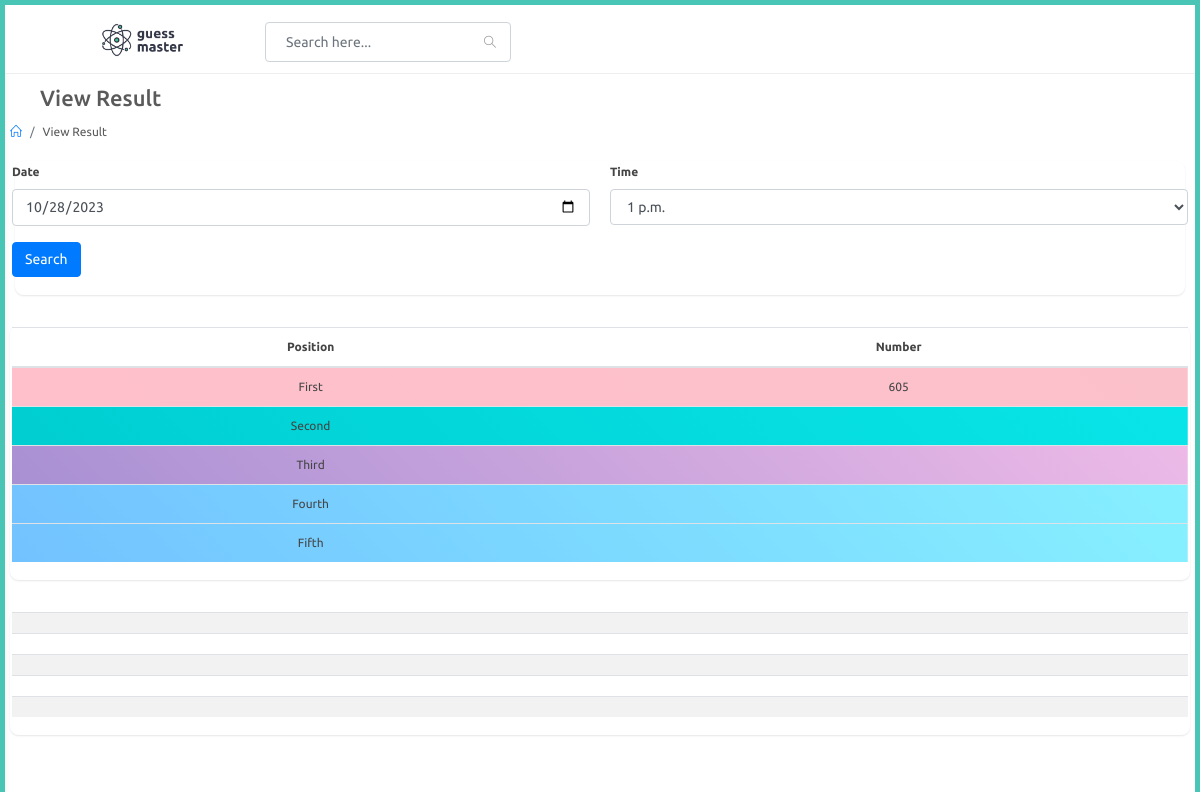
Before: /adminapp/view-results with the older database file.
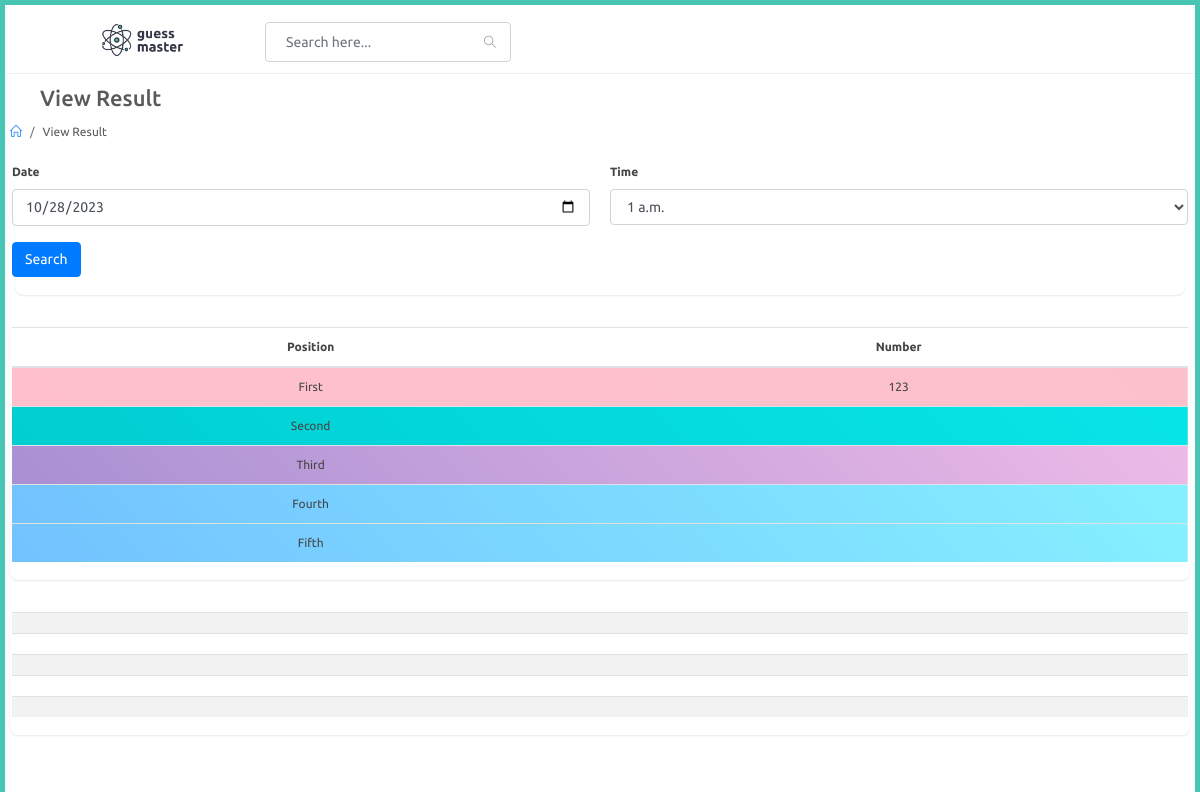
After: the same page with the newer database file.
### adminapp/models.py (models this page shows, shortened)
class Result(models.Model):
    date = models.DateField()
    time = models.ForeignKey(PlayTime,on_delete=models.CASCADE)
    first = models.CharField(max_length=3,null=True)
    second = models.CharField(max_length=3,null=True)
    third = models.CharField(max_length=3,null=True)
    fourth = models.CharField(max_length=3,null=True)
    fifth = models.CharField(max_length=3,null=True)
    field1 = models.CharField(max_length=3,null=True)
    field2 = models.CharField(max_length=3,null=True)
    field3 = models.CharField(max_length=3,null=True)
    field4 = models.CharField(max_length=3,null=True)
    field5 = models.CharField(max_length=3,null=True)
    field6 = models.CharField(max_length=3,null=True)
    field7 = models.CharField(max_length=3,null=True)
    field8 = models.CharField(max_length=3,null=True)
    field9 = models.CharField(max_length=3,null=True)
    field10 = models.CharField(max_length=3,null=True)
    field11 = models.CharField(max_length=3,null=True)
    field12 = models.CharField(max_length=3,null=True)
    field13 = models.CharField(max_length=3,null=True)
    field14 = models.CharField(max_length=3,null=True)
    field15 = models.CharField(max_length=3,null=True)
    field16 = models.CharField(max_length=3,null=True)
    field17 = models.CharField(max_length=3,null=True)
    field18 = models.CharField(max_length=3,null=True)
    field19 = models.CharField(max_length=3,null=True)
    field20 = models.CharField(max_length=3,null=True)
    field21 = models.CharField(max_length=3,null=True)
    field22 = models.CharField(max_length=3,null=True)
    field23 = models.CharField(max_length=3,null=True)
    field24 = models.CharField(max_length=3,null=True)
    field25 = models.CharField(max_length=3,null=True)
    field26 = models.CharField(max_length=3,null=True)
    field27 = models.CharField(max_length=3,null=True)
    field28 = models.CharField(max_length=3,null=True)
    field29 = models.CharField(max_length=3,null=True)
    field30 = models.CharField(max_length=3,null=True)

### adminapp/views.py (the view, shortened to what this page needs)
# urls.py: path('view-results',views.view_results,name="view_results"),
def view_results(request):
    times = PlayTime.objects.filter().all()
    results = Result.objects.filter().last()
    context = {
        'times' : times,
        'results' : results
    }
    return render(request,'adminapp/view_results.html',context)

### templates/adminapp/view_results.html (shortened to what the changed rows need)
{% extends 'adminapp/partials/base.html' %}
{% load static %}
{% block content %}
<div id="main-content">
    <div class="container-fluid">
        <div class="block-header">
            <div class="row">
                <div class="col-lg-5 col-md-8 col-sm-12">
                    <h2><a href="javascript:void(0);" class="btn btn-xs btn-link btn-toggle-fullwidth"><i
                                class="fa fa-arrow-left"></i></a> View Result</h2>
                </div>
            </div>
        </div>
        <div class="card">
            <div class="body">
                <form method="POST">
                <div class="row clearfix">
                    <div class="col-md-6 col-6">
                        <div class="form-group">
                            <label for="time" class="control-label">Time</label>
                            <select class="form-control show-tick ms select2" data-placeholder="Select"
                                name="time" id="time">
                                {% for time in times %}
                                <option value="{{time.id}}">{{time.game_time}}</option>
                                {% endfor %}
                            </select>
                        </div>
                    </div>
                </div>
                </form>
            </div>
        </div>
        <div class="row clearfix">
            <div class="col-lg-12 col-md-12 col-sm-12">
                <div class="card">
                    <div class="body table-responsive">
                        <table class="table">
                            <thead>
                                <tr>
                                    <th>Position</th>
                                    <th>Number</th>
                                </tr>
                            </thead>
                            <tbody>
                                <tr class="l-pink">
                                    <td>First</td>
                                    <td>{{results.first}}</td>
                                </tr>
                            </tbody>
                        </table>
                    </div>
                </div>
            </div>
        </div>
    </div>
    {% endblock %}

Changed rows visible on the page:
no longer on this page (row unchanged): Result: first "605"
added Result: first "123"
Other visible differences:
form field time: "1 p.m." → "1 a.m."
